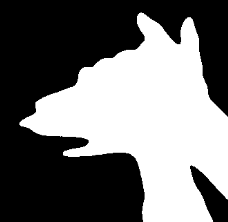
#> input picture assets/mask_dog.png, 228 x 222 px, found by its file name
$ python camera_demo_mask.py
#> lines starting #> are read from the running program, lines starting #| are printed output that depends on the picture; after the words box and inside, x2 and y2 are one past the last pixel; in counts of white or black regions, pixels touching at a corner belong together
import cv2
import numpy as np
import os

# 加载手影模板
dog_template_path = 'assets/mask_dog.png'
rabbit_template_path = 'assets/mask_rabit.png'

# 读取并预处理模板图像
dog_template = cv2.imread(dog_template_path, cv2.IMREAD_GRAYSCALE)
#> dog_template is the input picture: shape (222, 228); min 0, max 255, mean 111.6
rabbit_template = cv2.imread(rabbit_template_path, cv2.IMREAD_GRAYSCALE)
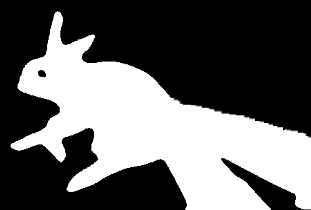
#> input picture assets/mask_rabit.png, 311 x 210 px, found by its file name
#> rabbit_template is the input picture: shape (210, 311); min 0, max 255, mean 99.2

# 预处理模板（灰度化和二值化）
_, dog_template = cv2.threshold(dog_template, 127, 255, cv2.THRESH_BINARY)
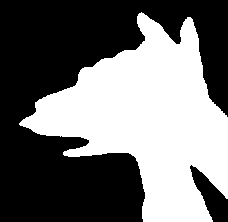
#> dog_template: shape (222, 228); 43.8% white; 1 white region, box (x1, y1, x2, y2) and area: (19, 12, 228, 222) 22165
_, rabbit_template = cv2.threshold(rabbit_template, 127, 255, cv2.THRESH_BINARY)
#> rabbit_template: shape (210, 311); 38.9% white; 1 white region, box (x1, y1, x2, y2) and area: (11, 11, 311, 210) 25393

# 图像哈希函数
def hash_image(img):
    resized = cv2.resize(img, (30, 30))  # 缩小图像
    avg_color = resized.mean()
#> avg_color = 111.2
    hashed = (resized > avg_color).astype(np.uint8)
#> hashed: shape (30, 30); values 0 (black) and 1 (white), 43.8% white; 1 white region, box (x1, y1, x2, y2) and area: (3, 2, 30, 30) 394
    return hashed.flatten()

# 哈希比较函数
def compare_hashes(hash1, hash2):
    return np.sum(hash1 != hash2)

# 模板哈希
dog_template_hash = hash_image(dog_template)
#> dog_template_hash = 900 values, max 1 at index 78, min 0 at index 0, mean 0.438
rabbit_template_hash = hash_image(rabbit_template)
#> in hash_image (call 2), `hashed = (resized > avg_color).astype(np.uint8)`: hashed: shape (30, 30); values 0 (black) and 1 (white), 38.9% white; 1 white region, box (x1, y1, x2, y2) and area: (1, 2, 30, 30) 350
#> rabbit_template_hash = 900 values, max 1 at index 65, min 0 at index 0, mean 0.389


camera_id = 0
# 启动摄像头捕获视频
cap = cv2.VideoCapture(camera_id)

print(f'use camera {camera_id}')

while cap.isOpened():
    ret, frame = cap.read()
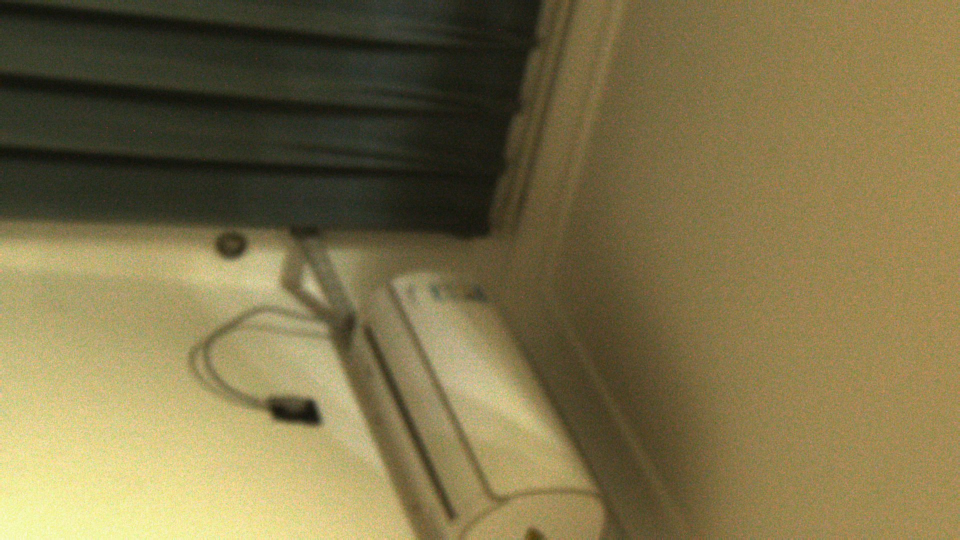
#> input picture camera_test/相机测试/Snapshot-202411120111324395968.JPG, 1920 x 1080 px, given in place of the camera (shown at 1/2 size)
#> frame is the input picture: shape (1080, 1920, 3); mean B, G, R 73.5, 113.1, 125.2
    if not ret:
        break

    # 转换视频帧为灰度图并进行预处理
    gray_frame = cv2.cvtColor(frame, cv2.COLOR_BGR2GRAY)
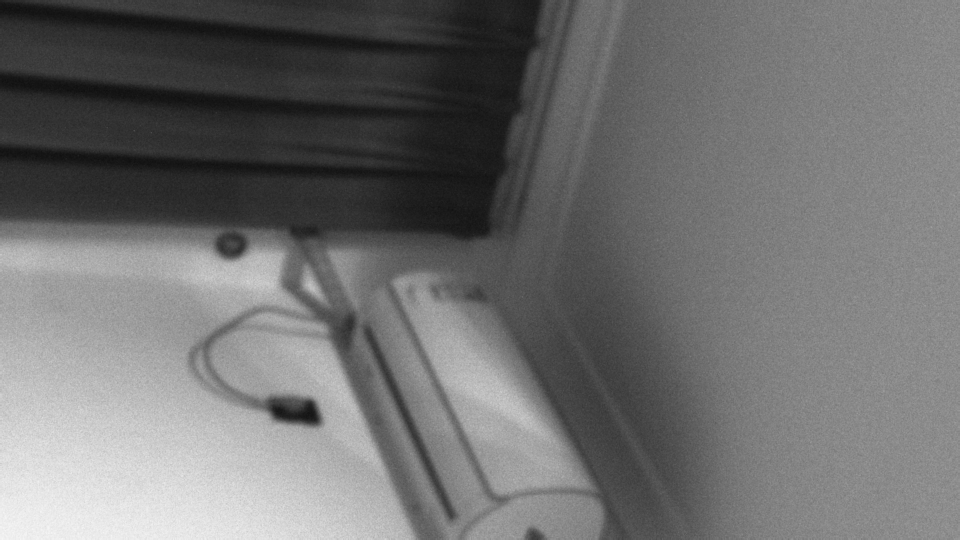
#> gray_frame: shape (1080, 1920) (shown at 1/2 size); min 13, max 248, mean 112.2
    _, binary_frame = cv2.threshold(gray_frame, 127, 255, cv2.THRESH_BINARY)
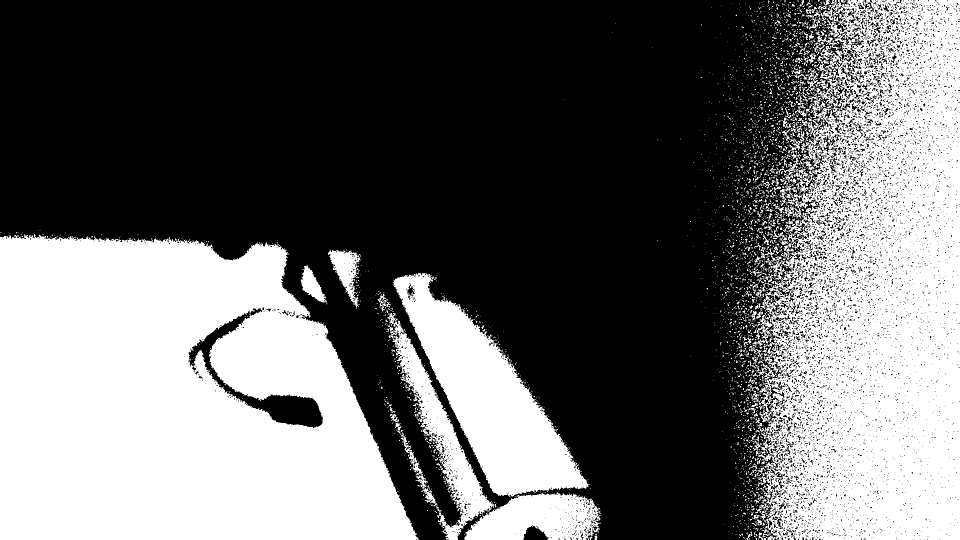
#> binary_frame: shape (1080, 1920) (shown at 1/2 size); 41.7% white; 2921 white regions (2736 under 20 px)

    # 检测轮廓并找到最大的轮廓
    contours, _ = cv2.findContours(binary_frame, cv2.RETR_EXTERNAL, cv2.CHAIN_APPROX_SIMPLE)
#> contours = 2848 contours, 2752 with area under 20; largest, box (x1, y1, x2, y2) and area: (0, 468, 837, 1080) 414392, (1501, 0, 1920, 1080) 368262, (786, 546, 1179, 994) 65840, (772, 626, 988, 1080) 20654, (929, 985, 1201, 1080) 18134

    if contours:
        largest_contour = max(contours, key=cv2.contourArea)
#> largest_contour = contour of 1261 points, box (x1, y1, x2, y2) (0, 468, 837, 1080), area 414392
        if cv2.contourArea(largest_contour) > 1000:  # 忽略小轮廓
            # 创建轮廓掩码
            mask = np.zeros_like(binary_frame)
            cv2.drawContours(mask, [largest_contour], -1, 255, thickness=cv2.FILLED)
#> mask: shape (1080, 1920); 20.1% white; 1 white region, box (x1, y1, x2, y2) and area: (0, 468, 837, 1080) 416004

            # 缩放到和模板相同的大小
            mask_resized = cv2.resize(mask, (100, 100))
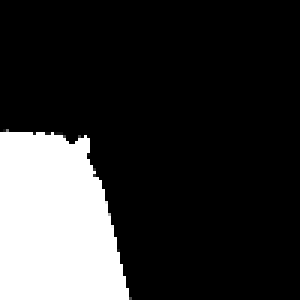
#> mask_resized: shape (100, 100) (shown 3 times larger); min 0, max 255, mean 51.1

            # 计算当前帧的哈希
            current_frame_hash = hash_image(mask_resized)
#> in hash_image (call 3), `hashed = (resized > avg_color).astype(np.uint8)`: hashed: shape (30, 30); values 0 (black) and 1 (white), 20.3% white; 1 white region, box (x1, y1, x2, y2) and area: (0, 13, 13, 30) 183
#> current_frame_hash = 900 values, max 1 at index 390, min 0 at index 0, mean 0.203

            # 与模板进行比较
            dog_similarity = compare_hashes(current_frame_hash, dog_template_hash)
#> dog_similarity = 521
            rabbit_similarity = compare_hashes(current_frame_hash, rabbit_template_hash)
#> rabbit_similarity = 423

            # 找出最相似的模板
            if dog_similarity < rabbit_similarity:
                label = 'Dog Hand Shadow'
            else:
                label = 'Rabbit Hand Shadow'

            # 在视频中显示匹配结果
            cv2.putText(frame, label, (50, 50), cv2.FONT_HERSHEY_SIMPLEX, 1, (0, 255, 0), 2)
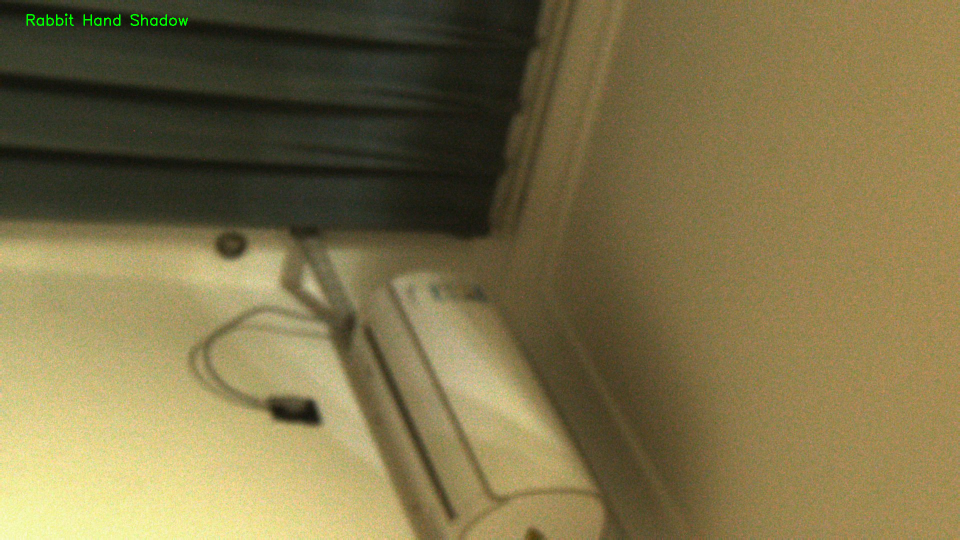
#> frame: shape (1080, 1920, 3) (shown at 1/2 size); 0.11% of pixels changed, all inside (x1, y1, x2, y2) = (53, 27, 376, 52)

    # 显示视频
    cv2.imshow("Hand Shadow Detection", frame)

    if cv2.waitKey(1) & 0xFF == ord('q'):
#> (key q is pressed here)
        break

cap.release()
cv2.destroyAllWindows()
